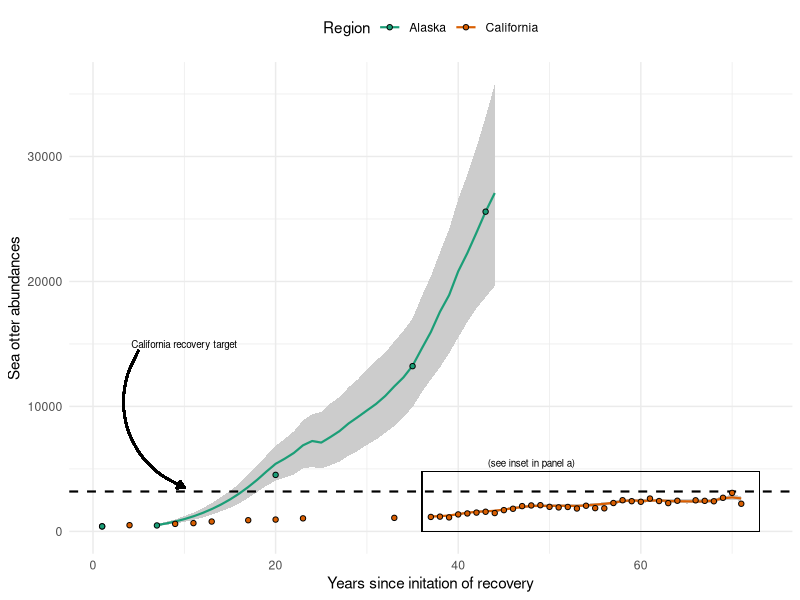
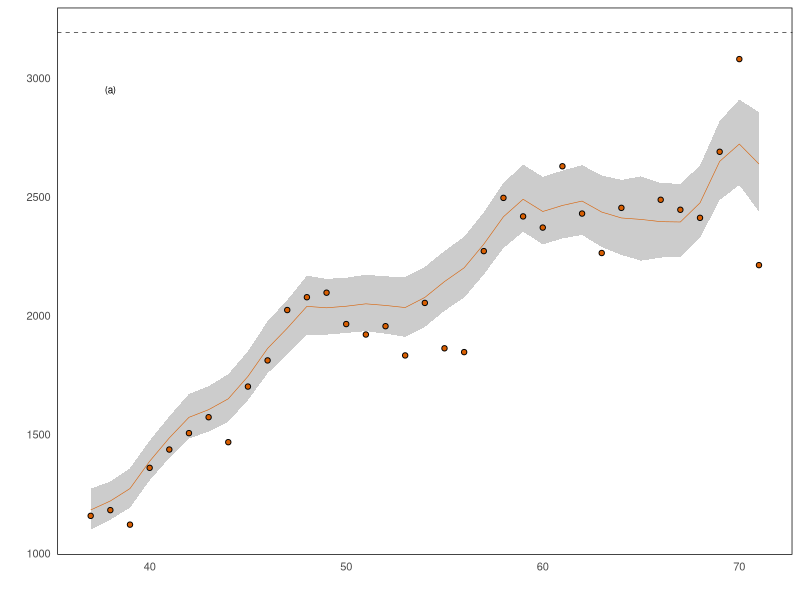
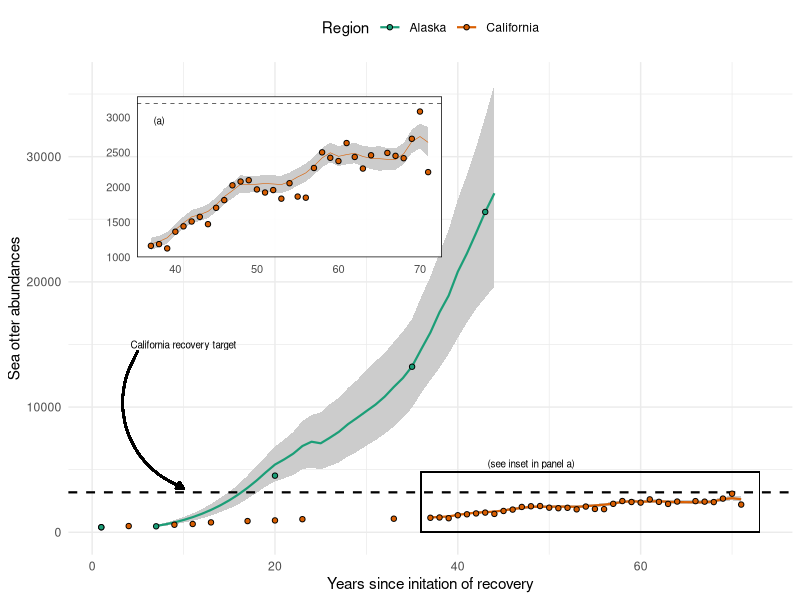
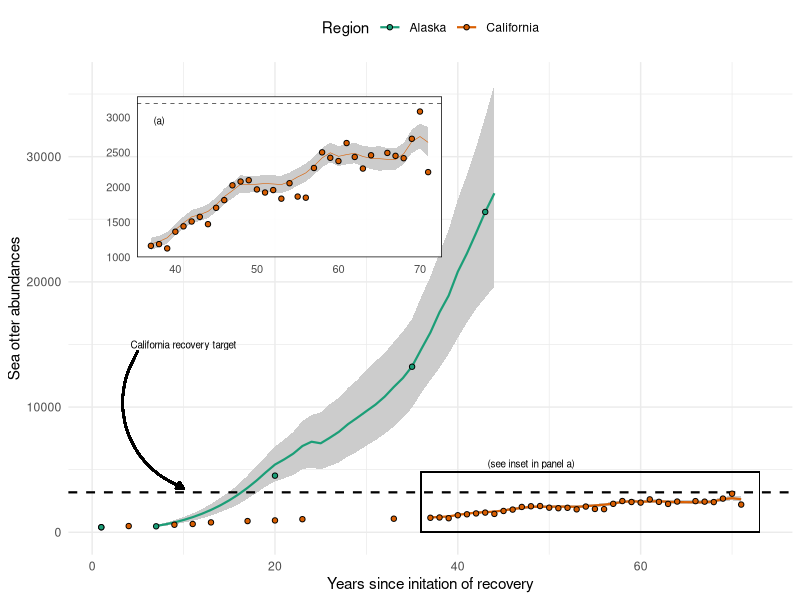

Source code (R) for these figures, in order:
library(ggplot2)
library(tidyr)

otters <- read.csv("Figures/SeaOtters_AKCA.csv",header=TRUE)
head(otters,2)
p1 <- ggplot(otters,aes(x=Year_Seq,y=Abundance,fill=Region,colour=Region)) +
  geom_ribbon(data=otters[otters$Method=='Estimated',],aes(x=Year_Seq,ymin=LCI,ymax=UCI,group=Region),colour=NA,fill='grey80',alpha=1) +
  geom_line(data=otters[otters$Method=='Estimated',],lwd=0.75) + 
  geom_hline(yintercept=3190,lty=2,lwd=0.75,col='black')+
  geom_point(data=otters[otters$Method=='Observed',],pch=21,col="black") +
  xlab("Years since initation of recovery") + ylab("Sea otter abundances") +
  theme_minimal() +
  annotate("text",label="California recovery target",x=10,y=15000,size=2.5)+
  geom_curve(x= 5, y = 14500,xend = 10, yend = 3500, color = 'black',arrow = arrow(length=unit(0.075,'inches'),type='closed'),lwd=0.75)+
  scale_fill_brewer(type="qual",palette=2) +
  scale_colour_brewer(type="qual",palette=2) +
  theme(legend.position="top",text=element_text(),axis.text=element_text())+
  geom_rect(aes(xmin=36,xmax=73,ymin=0,ymax=4800),col='black',lwd=0.25,fill=NA)+
  annotate("text",label="(see inset in panel a)",x=48,y=5500,size=2.5)
p1
sub_ott <- otters[otters$Region=='California' & otters$Year>=1983,]
ca <- ggplot(sub_ott,aes(x=Year_Seq,y=Abundance,fill=Region,colour=Region)) +
  geom_ribbon(data=sub_ott[sub_ott$Method=='Estimated',],aes(x=Year_Seq,ymin=LCI,ymax=UCI,group=Region),colour=NA,fill='grey80') +
  geom_line(data=sub_ott[sub_ott$Method=='Estimated',],lwd=0.2) + 
  geom_hline(yintercept=3190,lty=2,lwd=0.2,col='black')+
  geom_point(data=sub_ott[sub_ott$Method=='Observed',],pch=21,col="black") +
  theme_minimal() +
  xlab("") + ylab("") +
  annotate("text",label="(a)",x=38,y=2950,size=2.5)+
  scale_fill_manual(values="#d95f02") +
  scale_colour_manual(values="#d95f02") +
  theme(legend.position="none",panel.background = element_rect(fill=adjustcolor("white",0.90), colour="black"),panel.grid.major = element_blank(), panel.grid.minor = element_blank(),text=element_text(size=10),axis.text=element_text())
ca
library(cowplot)
otter_inset <- ggdraw(p1) +
  draw_plot({
    ca},
    # The distance along a (0,1) x-axis to draw the left edge of the plot
    x = 0.10, 
    # The distance along a (0,1) y-axis to draw the bottom edge of the plot
    y = 0.50,
    # The width and height of the plot expressed as proportion of the entire ggdraw object
    width = 0.42*1.1, 
    height = 0.32*1.1)
otter_inset
ggsave(plot=otter_inset,"Figures/Sea otter comparisons.jpeg",dpi=600,units='in',height=4.5,width=4.5)
